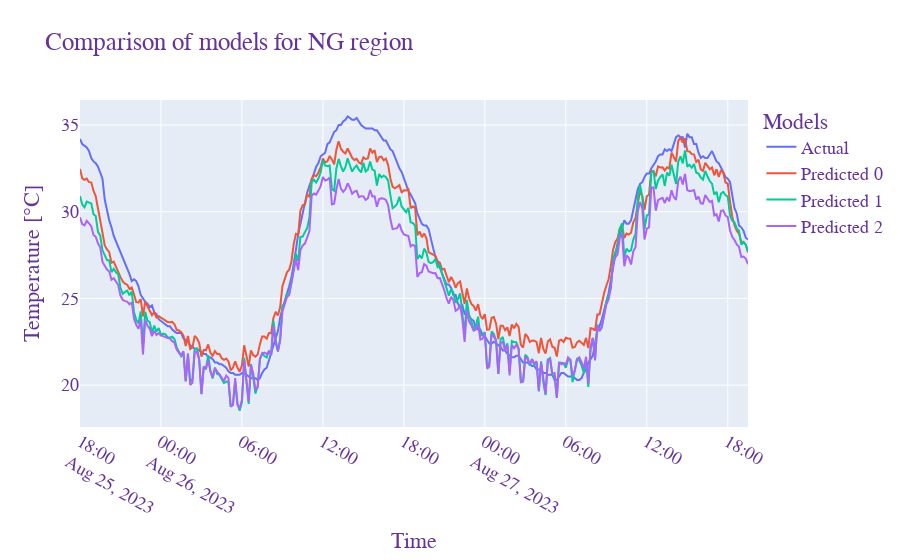

The cell this chart's notebook holds for it:
### Markdown cell above
For Nova Gorica the model's predictions and the actual temperatures look like this.

### Code cell
an.compare_region_models('NG', all_models, test_data)

### Figure 1 — Plotly figure (JSON) as saved in the notebook; plotly's stock layout.template omitted (floating-point values rounded to 4 significant figures; data arrays with more than 128 entries replaced by an {"elided": "..."} marker saying what was removed)
{"data": [{"name": "Actual", "type": "scatter", "x": {"elided": "298 str values"}, "y": {"elided": "298 float values"}}, {"name": "Predicted 0", "type": "scatter", "x": {"elided": "298 str values"}, "y": {"elided": "298 float values"}}, {"name": "Predicted 1", "type": "scatter", "x": {"elided": "298 str values"}, "y": {"elided": "298 float values"}}, {"name": "Predicted 2", "type": "scatter", "x": {"elided": "298 str values"}, "y": {"elided": "298 float values"}}], "layout": {"font": {"color": "RebeccaPurple", "family": "Courier New, monospace", "size": 18}, "legend": {"title": {"text": "Models"}}, "title": {"text": "Comparison of models for NG region"}, "xaxis": {"title": {"text": "Time"}}, "yaxis": {"title": {"text": "Temperature [°C]"}}}}
